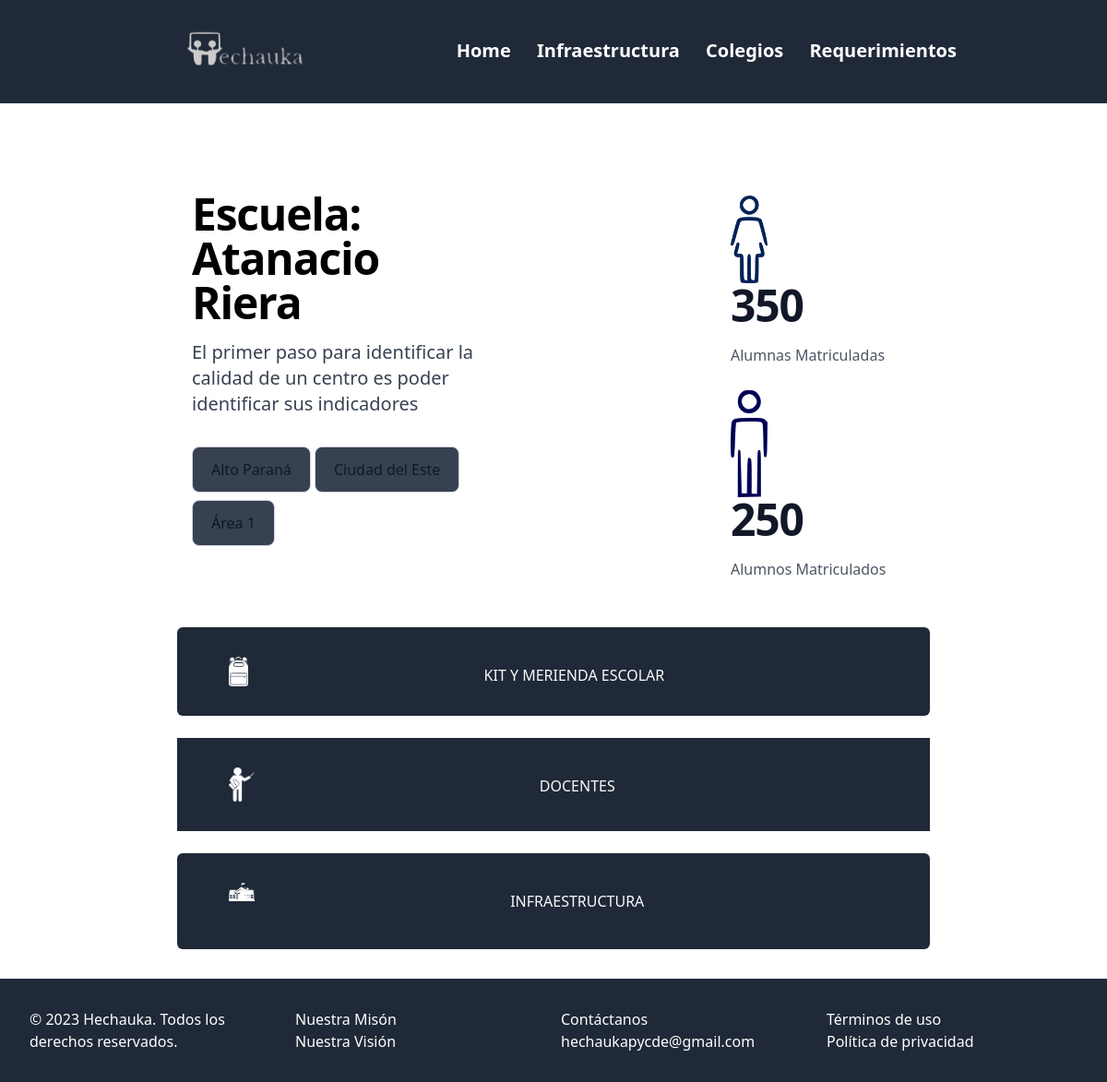
The app's page /escuela/1 with its own data.
### all_july_hack/modelos.py (models this page shows)
class Escuela(db.Model):
    id = db.Column(db.Integer, primary_key=True)
    nombre = db.Column(db.String(100), unique=True, nullable=False)
    departamento = db.Column(db.String(100), nullable=False)
    ciudad = db.Column(db.String(100), nullable=False)
    barrio = db.Column(db.String(100), nullable=False)
    cantidad_alumnos = db.Column(db.Integer, nullable=False)
    cantidad_alumnas = db.Column(db.Integer, nullable = False)
    docente = db.relationship('Docente', backref='escuela', lazy=True)
    kit_escolar = db.relationship('Kit_escolar', backref='escuela', lazy=True)
    merienda_escolar = db.relationship('Merienda_escolar', backref='escuela', lazy=True)
    sala_clase = db.relationship('Sala_clase', backref='escuela', lazy=True)

### all_july_hack/app.py (the view)
@app.route('/escuela/<id>')
def escuela(id):
        escuelas = Escuela.query.get(id)
        return render_template('escuela.html', escuelas=escuelas, id=id)

### all_july_hack/templates/escuela.html (shortened to what this page needs)
{% extends 'base.html' %} {% block titulo %} Escuela {% endblock %} {% block
    contenido %}
    <div class="flex flex-col">
      <div class="flex-1 flex">
        <div class="w-1/2 ml-48 flex-justify-right">
          <section class="bg-white pt-8">
            <div
              class="grid max-w-screen-xl px-4 py-8 mx-auto lg:gap-8 xl:gap-0 lg:py-16 lg:grid-cols-12"
            >
              <div class="mr-auto place-self-center lg:col-span-7">
                <h1
                  class="max-w-2xl mb-4 text-4xl font-extrabold tracking-tight leading-none md:text-5xl xl:text-6xl dark:text-gray-900"
                >
                  Escuela: {{ escuelas.nombre }}
                </h1>
                <p
                  class="max-w-2xl mb-6 font-light text-gray-700 lg:mb-8 md:text-lg lg:text-xl dark:text-gray-400"
                >
                  El primer paso para identificar la calidad de un centro es poder
                  identificar sus indicadores
                </p>
                <p
                  class="inline-flex items-center justify-center px-5 py-3 text-base font-medium text-center text-gray-900 border border-gray-300 rounded-lg focus:ring-4 focus:ring-gray-100 dark:text-white dark:border-gray-700 bg-gray-700 dark:focus:ring-gray-800"
                >
                {{ escuelas.departamento }}
                </p>
                <p
                  class="inline-flex items-center justify-center px-5 py-3 text-base font-medium text-center text-gray-900 border border-gray-300 rounded-lg focus:ring-4 focus:ring-gray-100 dark:text-white dark:border-gray-700 bg-gray-700 dark:focus:ring-gray-800"
                >
                {{ escuelas.ciudad }}
                </p>
                <p
                  class="mt-2 inline-flex items-center justify-center px-5 py-3 text-base font-medium text-center text-gray-900 border border-gray-300 rounded-lg focus:ring-4 focus:ring-gray-100 dark:text-white dark:border-gray-700 bg-gray-700 dark:focus:ring-gray-800"
                >
                {{ escuelas.barrio }}
                </p>
              </div>
            </div>
          </section>
        </div>
        <div class="flex-justify-right">
          <div class="mx-auto pt-1 flex max-w-xs flex-col gap-y-4">
            <dt class="text-base leading-7 text-gray-600">Alumnas Matriculadas</dt>
            <dd
              class="order-first text-3xl font-semibold tracking-tight text-gray-900 sm:text-5xl pt-24"
            >
              <img src="/static/mujer.png" alt="" width="40" />
              {{ escuelas.cantidad_alumnas }}
            </dd>
          </div>
          <div class="mx-auto pt-6 flex max-w-xs flex-col gap-y-4">
            <dt class="text-base leading-7 text-gray-600">Alumnos Matriculados</dt>
            <dd
              class="order-first text-3xl font-semibold tracking-tight text-gray-900 sm:text-5xl"
            >
              <img src="/static/hombre.png" alt="" width="40" />
              {{ escuelas.cantidad_alumnos }}
            </dd>
          </div>
        </div>
      </div>
      <div class="flex-1">
        <a href="/escuela/kit/{{escuelas.id}}">
          <div
            class="mr-48 ml-48 p-4 mt-6 bg-gray-800 font-sans rounded-md flex justify-center"
          >
            <div class="mr-14 ml-6 p-4 rounded-md justify-left">
              <img src="/static/mochila.png" alt="" width="30" />
            </div>
            <div
              class="mr-24 ml-2 w-full p-0.5 text-gray-50 rounded-md flex justify-center pt-6"
            >
              KIT Y MERIENDA ESCOLAR
            </div>
          </div>
        </a>
        <a href="/colegios/docente/{{escuelas.id}}">
          <div
            class="mr-48 mr-4 ml-48 p-4 mt-6 bg-gray-800 font-sans prounded-md flex justify-center"
          >
            <div class="mr-14 ml-6 p-4 rounded-md justify-left">
              <img src="/static/docente.png" alt="" width="40" />
            </div>
            <div
              class="mr-24 ml-2 w-full p-0.5 text-gray-50 rounded-md flex justify-center pt-6"
            >
              DOCENTES
            </div>
          </div>
        </a>
        <a href="/colegios/sala/{{escuelas.id}}">
          <div
            class="mr-48 ml-48 p-4 mt-6 bg-gray-800 mb-8 font-sans rounded-md flex justify-center"
          >
            <div class="mr-14 ml-6 p-4 rounded-md justify-left">
              <img src="/static/colegio.png" alt="" width="40" />
            </div>
            <div
              class="pb-6 mr-24 ml-2 w-full p-0.5 text-gray-50 rounded-md flex justify-center pt-6"
            >
              INFRAESTRUCTURA
            </div>
          </div>
          </div>
      </div>
    {% endblock %}

### records on screen
Escuela: nombre "Atanacio Riera", departamento "Alto Paraná", ciudad "Ciudad del Este", barrio "Área 1", cantidad_alumnas "350", cantidad_alumnos "250"
